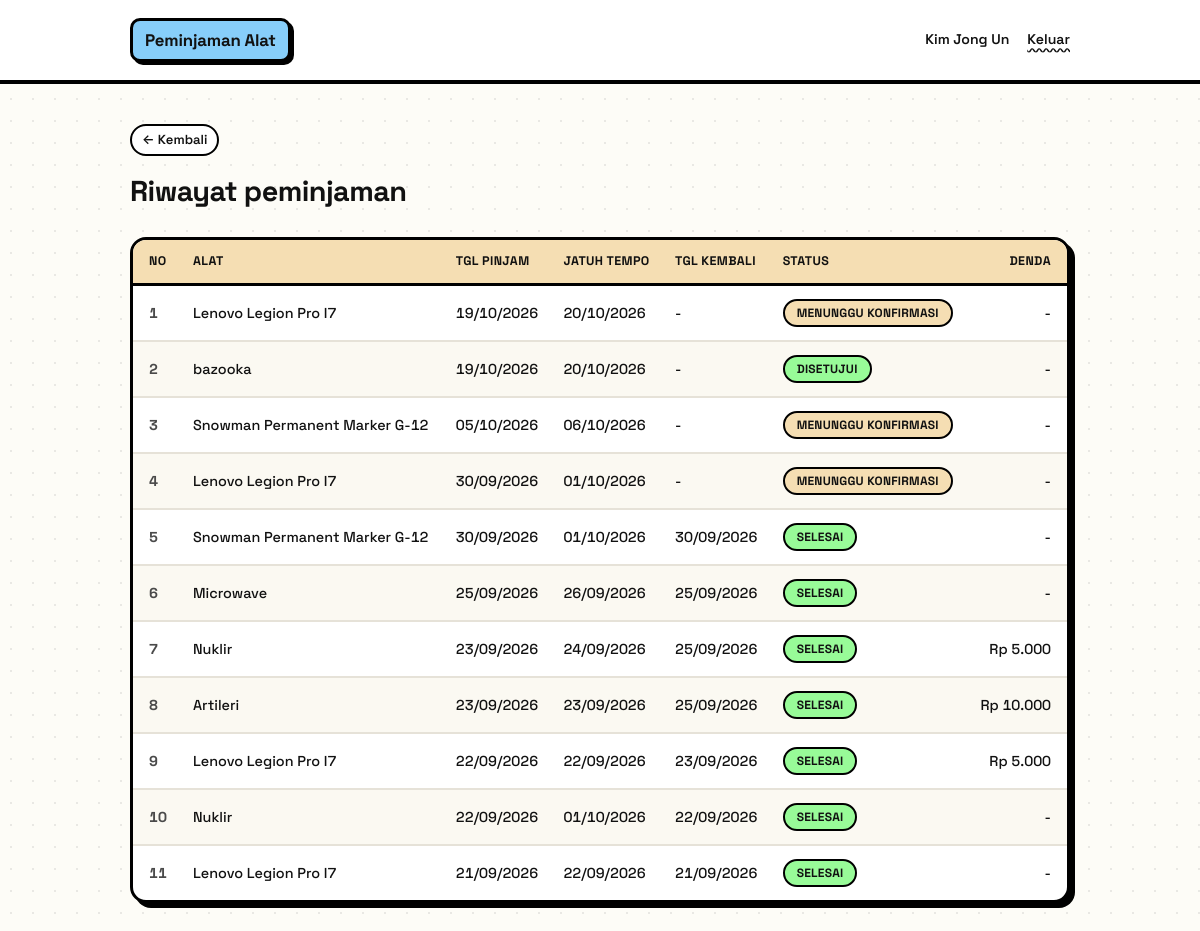
The page /riwayat.php (signed in) on the database its author committed.
### tables this page shows
CREATE TABLE `peminjaman` (
  `id` int(11) NOT NULL,
  `peminjam_id` int(11) DEFAULT NULL,
  `alat_id` int(11) DEFAULT NULL,
  `tgl_pinjam` date NOT NULL,
  `tgl_jatuh_tempo` date DEFAULT NULL,
  `tgl_ajukan_kembali` date DEFAULT NULL,
  `status` varchar(20) DEFAULT 'pending',
  `denda` decimal(10,2) DEFAULT 0.00
);

CREATE TABLE `alat` (
  `id` int(11) NOT NULL,
  `nama` varchar(100) NOT NULL,
  `kategori_id` int(11) DEFAULT NULL,
  `stok` int(11) DEFAULT 0
);

CREATE TABLE `pengembalian` (
  `id` int(11) NOT NULL,
  `peminjaman_id` int(11) DEFAULT NULL,
  `tgl_kembali` date NOT NULL,
  `denda` decimal(10,2) DEFAULT 0.00
);

### riwayat.php (the view, shortened to what this page needs)
<?php
include 'config/connection.php';
$user_id = (int) $_SESSION['id'];
$stmt = $conn->prepare("SELECT p.*, a.nama AS alat, pg.tgl_kembali, pg.denda AS denda_kembali
                        FROM peminjaman p
                        JOIN alat a ON p.alat_id = a.id
                        LEFT JOIN pengembalian pg ON pg.peminjaman_id = p.id
                        WHERE p.peminjam_id = ?
                        ORDER BY p.id DESC");
$stmt->bind_param('i', $user_id);
$stmt->execute();
$data = $stmt->get_result();
$label_status = [
    'pending'              => 'Pending',
    'disetujui'            => 'Disetujui',
    'menunggu_konfirmasi'  => 'Menunggu konfirmasi',
    'selesai'              => 'Selesai',
    'ditolak'              => 'Ditolak',
];
?>
<!DOCTYPE html>
<html lang="id">
<head>
    <link rel="stylesheet" href="assets/css/tampil.css">
</head>
<body>
<header class="topbar">
    <a href="index.php" class="brand">Peminjaman Alat</a>
    <div class="user">
        <span><?= $_SESSION['username'] ?></span>
        <a href="logout.php">Keluar</a>
    </div>
</header>
<main class="page">
    <a href="index.php" class="back">Kembali</a>
    <div class="page-head">
        <h1>Riwayat peminjaman</h1>
    </div>
    <table>
        <thead>
            <tr>
                <th>No</th>
                <th>Alat</th>
                <th>Tgl pinjam</th>
                <th>Jatuh tempo</th>
                <th>Tgl kembali</th>
                <th>Status</th>
                <th class="num">Denda</th>
            </tr>
        </thead>
        <tbody>
            <?php
            $no = 1;
            while($r = $data->fetch_assoc()):
            ?>
            <tr>
                <td><?= $no++ ?></td>
                <td><?= $r['alat'] ?></td>
                <td><?= date('d/m/Y', strtotime($r['tgl_pinjam'])) ?></td>
                <td><?= date('d/m/Y', strtotime($r['tgl_jatuh_tempo'])) ?></td>
                <td><?= $r['tgl_kembali'] ? date('d/m/Y', strtotime($r['tgl_kembali'])) : '-' ?></td>
                <td><span class="badge <?= $r['status'] ?>"><?= $label_status[$r['status']] ?? ucfirst($r['status']) ?></span></td>
                <td class="num"><?= $r['denda'] > 0 ? 'Rp ' . number_format($r['denda'], 0, ',', '.') : '-' ?></td>
            </tr>
            <?php endwhile; ?>
        </tbody>
    </table>
</main>
</body>
</html>

### assets/css/tampil.css (style rules this page uses)
:root { --blue: #87CEFA; --purple: #DDA0DD; --tan: #F5DEB3; --green: #98FB98; --pink: #FFB3C6; --red: #FF6B6B; --bg: #FDFCF7; --surface: #ffffff; --ink: #111111; --muted: #4a4a4a; --border: #000000; --bw: 3px; --bw-lg: 4px; --radius: 16px; --radius-sm: 10px; --shadow: 5px 5px 0 var(--border); --shadow-sm: 3px 3px 0 var(--border); --shadow-press: 2px 2px 0 var(--border); --accent: #111111; --accent-hover: #2b2b2b; --accent-soft: var(--green); --amber: #6b4e00; --amber-soft: var(--tan); --danger: #7a0000; --danger-soft: var(--red); --grey-soft: #e9e9e9; --w: 940px; --font: "Space Grotesk", -apple-system, "Segoe UI", Roboto, "Helvetica Neue", Arial, sans-serif; }
*, *::before, *::after { box-sizing: border-box; }
html { -webkit-text-size-adjust: 100%; }
body { margin: 0; background-color: var(--bg); background-image: radial-gradient(#00000014 1.4px, transparent 1.4px); background-size: 22px 22px; color: var(--ink); font-family: var(--font); font-size: 15px; line-height: 1.55; -webkit-font-smoothing: antialiased; }
a { color: var(--ink); text-decoration: underline; text-decoration-thickness: 2px; text-underline-offset: 3px; font-weight: 600; }
.topbar { display: flex; align-items: center; justify-content: space-between; gap: 16px; padding: 18px max(24px, calc((100% - var(--w)) / 2)); background: var(--surface); border-bottom: var(--bw-lg) solid var(--border); }
.brand { font-weight: 700; font-size: 1.05rem; letter-spacing: -0.01em; color: var(--ink); text-decoration: none; padding: 6px 12px; background: var(--blue); border: var(--bw) solid var(--border); border-radius: var(--radius-sm); box-shadow: var(--shadow-sm); }
.topbar .user { display: flex; align-items: center; gap: 18px; font-size: 0.88rem; font-weight: 600; color: var(--ink); }
.topbar .user a { text-decoration: underline wavy; }
.page { width: 100%; max-width: calc(var(--w) + 48px); margin: 0 auto; padding: 40px 24px 96px; }
.back { display: inline-block; margin-bottom: 18px; padding: 4px 10px; font-size: 0.82rem; font-weight: 600; color: var(--ink); background: var(--surface); border: 2px solid var(--border); border-radius: 999px; text-decoration: none; }
.back::before { content: "← "; }
.back { transition: transform 0.15s ease, background-color 0.15s ease; }
.page-head { display: flex; align-items: center; justify-content: space-between; flex-wrap: wrap; gap: 12px 16px; margin-bottom: 28px; }
h1 { margin: 0; font-size: 1.8rem; line-height: 1.2; font-weight: 700; letter-spacing: -0.02em; }
table { width: 100%; border-collapse: separate; border-spacing: 0; font-size: 0.9rem; font-variant-numeric: tabular-nums; background: var(--surface); border: var(--bw) solid var(--border); border-radius: var(--radius); box-shadow: var(--shadow); overflow: hidden; animation: popIn 0.4s ease both; }
tbody tr { animation: popIn 0.35s ease both; transition: background-color 0.12s ease; }
tbody tr:nth-child(1) { animation-delay: 0.02s; }
tbody tr:nth-child(2) { animation-delay: 0.06s; }
tbody tr:nth-child(3) { animation-delay: 0.10s; }
tbody tr:nth-child(4) { animation-delay: 0.14s; }
tbody tr:nth-child(5) { animation-delay: 0.18s; }
tbody tr:nth-child(6) { animation-delay: 0.22s; }
tbody tr:nth-child(7) { animation-delay: 0.26s; }
tbody tr:nth-child(8) { animation-delay: 0.30s; }
th { padding: 12px 12px; background: var(--tan); border-bottom: var(--bw) solid var(--border); color: var(--ink); font-size: 0.78rem; font-weight: 700; text-transform: uppercase; letter-spacing: 0.03em; text-align: left; white-space: nowrap; }
td { padding: 13px 12px; border-bottom: 2px solid #e6e2d8; vertical-align: middle; font-weight: 500; }
tr:last-child td { border-bottom: none; }
tr:nth-child(even) td { background: #fbf9f2; }
th:first-child, td:first-child { padding-left: 16px; }
th:last-child, td:last-child { padding-right: 16px; }
th:first-child { width: 3rem; }
td:first-child { color: var(--muted); font-weight: 700; }
.num { text-align: right; }
.badge { display: inline-block; padding: 3px 12px; border: 2px solid var(--border); border-radius: 999px; background: var(--grey-soft); color: var(--ink); font-size: 0.75rem; font-weight: 700; text-transform: uppercase; letter-spacing: 0.02em; line-height: 1.5; }
.badge.tersedia, .badge.disetujui, .badge.selesai { background: var(--green); }
.badge.pending, .badge.menunggu_konfirmasi { background: var(--tan); }

### rows shown on the page
peminjaman: alat.nama "Lenovo Legion Pro I7", tgl_pinjam "19/10/2026", tgl_jatuh_tempo "20/10/2026", status "MENUNGGU KONFIRMASI"
peminjaman: alat.nama "bazooka", tgl_pinjam "19/10/2026", tgl_jatuh_tempo "20/10/2026", status "DISETUJUI"
peminjaman: alat.nama "Snowman Permanent Marker G-12", tgl_pinjam "05/10/2026", tgl_jatuh_tempo "06/10/2026", status "MENUNGGU KONFIRMASI"
peminjaman: alat.nama "Lenovo Legion Pro I7", tgl_pinjam "30/09/2026", tgl_jatuh_tempo "01/10/2026", status "MENUNGGU KONFIRMASI"
peminjaman: alat.nama "Snowman Permanent Marker G-12", tgl_pinjam "30/09/2026", tgl_jatuh_tempo "01/10/2026", pengembalian.tgl_kembali "30/09/2026", status "SELESAI"
peminjaman: alat.nama "Microwave", tgl_pinjam "25/09/2026", tgl_jatuh_tempo "26/09/2026", pengembalian.tgl_kembali "25/09/2026", status "SELESAI"
peminjaman: alat.nama "Nuklir", tgl_pinjam "23/09/2026", tgl_jatuh_tempo "24/09/2026", pengembalian.tgl_kembali "25/09/2026", status "SELESAI", denda "5.000"
peminjaman: alat.nama "Artileri", tgl_pinjam "23/09/2026", tgl_jatuh_tempo "23/09/2026", pengembalian.tgl_kembali "25/09/2026", status "SELESAI", denda "10.000"
peminjaman: alat.nama "Lenovo Legion Pro I7", tgl_pinjam "22/09/2026", tgl_jatuh_tempo "22/09/2026", pengembalian.tgl_kembali "23/09/2026", status "SELESAI", denda "5.000"
peminjaman: alat.nama "Nuklir", tgl_pinjam "22/09/2026", tgl_jatuh_tempo "01/10/2026", pengembalian.tgl_kembali "22/09/2026", status "SELESAI"
peminjaman: alat.nama "Lenovo Legion Pro I7", tgl_pinjam "21/09/2026", tgl_jatuh_tempo "22/09/2026", pengembalian.tgl_kembali "21/09/2026", status "SELESAI"

### other values the page prints
$_SESSION['username'] "Kim Jong Un"
